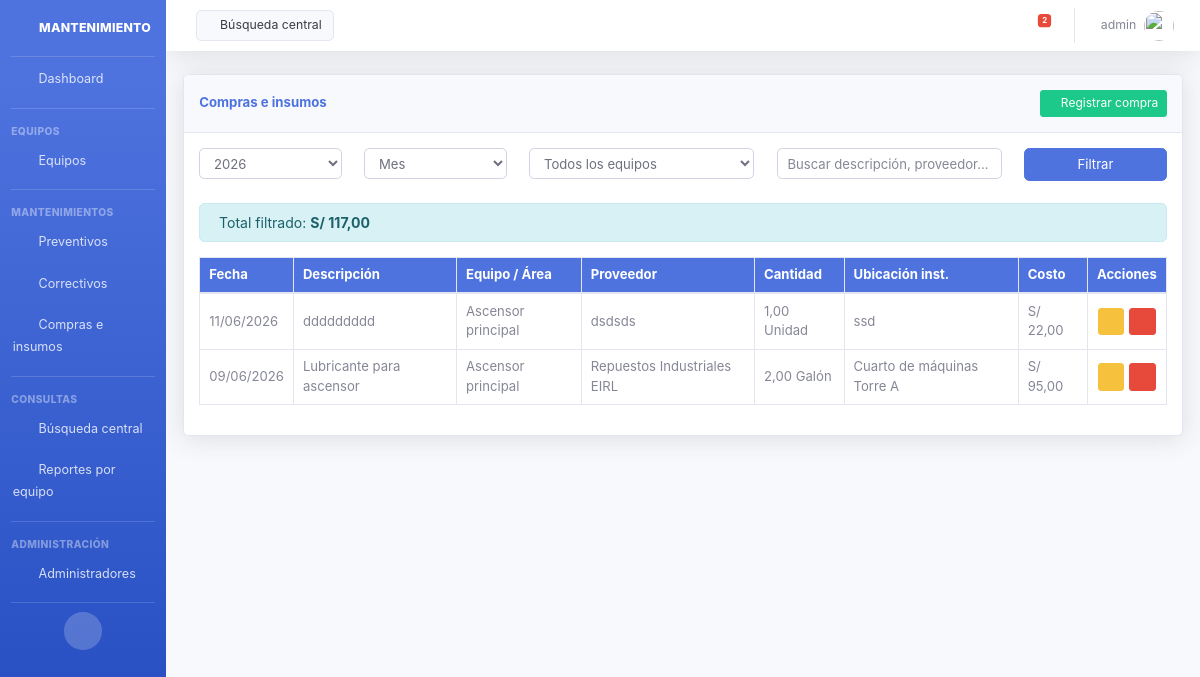
/api/compras/ (signed in), run on the app's committed database.
### core/models.py (models this page shows, shortened)
class Administrador(AbstractUser):
    pass

class CompraInsumo(models.Model):
    descripcion = models.CharField(max_length=255)
    equipo = models.ForeignKey(
        Equipo, on_delete=models.SET_NULL, null=True, blank=True, related_name='compras'
    )
    area = models.CharField(max_length=200, blank=True, help_text='Área destino si no hay equipo asociado')
    fecha_compra = models.DateField(default=date.today)
    proveedor = models.CharField(max_length=200)
    costo = models.DecimalField(max_digits=10, decimal_places=2)
    cantidad = models.DecimalField(max_digits=10, decimal_places=2, default=1)
    unidad = models.CharField(max_length=50, choices=UNIDAD_COMPRA_CHOICES, default='unidad')
    ubicacion_instalacion = models.CharField(max_length=200, blank=True)
    observaciones = models.TextField(blank=True)
    registrado_por = models.ForeignKey(get_user_model(), on_delete=models.SET_NULL, null=True, blank=True)
    fecha_registro = models.DateTimeField(auto_now_add=True)
    class Meta:
        ordering = ['-fecha_compra']
        verbose_name = 'Compra / Insumo'
        verbose_name_plural = 'Compras e insumos'

class Equipo(models.Model):
    nombre = models.CharField(max_length=200)
    categoria = models.CharField(max_length=80, choices=CATEGORIA_EQUIPO_CHOICES, default='varios')
    ubicacion = models.CharField(max_length=200)
    marca = models.CharField(max_length=100, blank=True)
    modelo = models.CharField(max_length=100, blank=True)
    numero_serie = models.CharField(max_length=100, blank=True)
    frecuencia_preventiva = models.CharField(max_length=20, choices=FRECUENCIA_CHOICES, default='mensual')
    fecha_base_programacion = models.DateField(help_text='Fecha de referencia para el cronograma anual')
    proveedor_servicio = models.CharField(max_length=200, blank=True)
    observaciones = models.TextField(blank=True)
    activo = models.BooleanField(default=True)
    fecha_registro = models.DateTimeField(auto_now_add=True)
    class Meta:
        ordering = ['categoria', 'nombre']
        verbose_name = 'Equipo'
        verbose_name_plural = 'Equipos'

### core/views.py (the view, shortened to what this page needs)
# urls.py: path('compras/', compras_list, name='compras-list'),
def compras_list(request):
    anio_filtro = _anio_filtro_listado(request)
    mes = request.GET.get('mes')
    equipo_id = request.GET.get('equipo')
    q = request.GET.get('q', '').strip()
    compras = CompraInsumo.objects.select_related('equipo')
    if anio_filtro is not None:
        compras = compras.filter(fecha_compra__year=anio_filtro)
    if mes:
        compras = compras.filter(fecha_compra__month=int(mes))
    if equipo_id:
        compras = compras.filter(equipo_id=int(equipo_id))
    compras = compras.order_by('-fecha_compra')
    total = compras.aggregate(total=Sum('costo'))['total'] or 0
    return render(request, 'core/compras_list.html', {
        'compras': compras,
        'total_filtrado': total,
        **_contexto_filtros(request),
    })

### core/views.py (called while the page is built)
def _contexto_filtros(request):
    hoy = date.today()
    return {
        'anio_seleccionado': request.GET.get('anio', hoy.year),
        'mes_seleccionado': request.GET.get('mes', ''),
        'equipo_seleccionado': request.GET.get('equipo', ''),
        'q': request.GET.get('q', ''),
        'anios_disponibles': list(range(hoy.year - 2, hoy.year + 3)),
        'meses_disponibles': MESES,
        'equipos_filtro': Equipo.objects.filter(activo=True),
    }

def _anio_filtro_listado(request):
    hoy = date.today()
    if 'anio' not in request.GET:
        return hoy.year
    anio = request.GET.get('anio', '')
    return int(anio) if anio else None

### core/templates/core/compras_list.html (shortened to what this page needs)
{% extends 'core/base.html' %}
{% block content %}
<div class="card shadow mb-4">
    <div class="card-header py-3 d-flex justify-content-between align-items-center">
        <h6 class="m-0 font-weight-bold text-primary">Compras e insumos</h6>
        <a href="{% url 'compra-create' %}" class="btn btn-success btn-sm"><i class="fas fa-plus"></i> Registrar compra</a>
    </div>
    <div class="card-body">
        <form method="get" class="row filtros-inline mb-3">
            <div class="col-12 col-sm-6 col-md-2 mb-2">
                <select name="anio" class="form-control">
                    {% for anio in anios_disponibles %}
                    <option value="{{ anio }}" {% if anio|stringformat:"s" == anio_seleccionado|stringformat:"s" %}selected{% endif %}>{{ anio }}</option>
                    {% endfor %}
                </select>
            </div>
            <div class="col-12 col-sm-6 col-md-2 mb-2">
                <select name="mes" class="form-control">
                    <option value="">Mes</option>
                </select>
            </div>
            <div class="col-12 col-md-3 mb-2">
                <select name="equipo" class="form-control">
                    <option value="">Todos los equipos</option>
                </select>
            </div>
            <div class="col-12 col-md-3 mb-2">
                <input type="text" name="q" value="{{ q }}" class="form-control" placeholder="Buscar descripción, proveedor...">
            </div>
            <div class="col-12 col-sm-6 col-md-2 mb-2"><button class="btn btn-primary btn-block">Filtrar</button></div>
        </form>
        {% if total_filtrado %}
        <div class="alert alert-info py-2">Total filtrado: <strong>S/ {{ total_filtrado|floatformat:2 }}</strong></div>
        {% endif %}
        <div class="table-responsive">
            <table id="tabla-datos" class="table table-bordered table-hover">
                <thead class="bg-primary text-white">
                    <tr>
                        <th>Fecha</th>
                        <th>Descripción</th>
                        <th>Equipo / Área</th>
                        <th>Proveedor</th>
                        <th>Cantidad</th>
                        <th>Ubicación inst.</th>
                        <th>Costo</th>
                        <th class="col-acciones">Acciones</th>
                    </tr>
                </thead>
                <tbody>
                    {% for c in compras %}
                    <tr>
                        <td>{{ c.fecha_compra|date:"d/m/Y" }}</td>
                        <td>{{ c.descripcion }}</td>
                        <td>{% if c.equipo %}{{ c.equipo.nombre }}{% else %}{{ c.area|default:"—" }}{% endif %}</td>
                        <td>{{ c.proveedor }}</td>
                        <td>{{ c.cantidad }} {{ c.get_unidad_display }}</td>
                        <td>{{ c.ubicacion_instalacion|default:"—" }}</td>
                        <td>S/ {{ c.costo|floatformat:2 }}</td>
                        <td class="td-acciones">
                            <div class="tabla-acciones">
                                <a href="{% url 'compra-edit' c.id %}" class="btn btn-warning btn-sm" title="Editar"><i class="fas fa-edit"></i></a>
                                <a href="{% url 'compra-delete' c.id %}" class="btn btn-danger btn-sm btn-eliminar" title="Eliminar"><i class="fas fa-trash"></i></a>
                            </div>
                        </td>
                    </tr>
                    {% endfor %}
                </tbody>
            </table>
        </div>
    </div>
</div>
{% endblock %}
{% block extra_css %}
<link rel="stylesheet" href="https://cdn.datatables.net/1.13.6/css/dataTables.bootstrap4.min.css">
{% endblock %}

### core/templates/core/header.html (shortened to what this page needs)
{% load static %}
<nav class="navbar navbar-expand navbar-light bg-white topbar mb-4 static-top shadow">
    <a href="{% url 'busqueda-central' %}" class="d-none d-sm-inline-block btn btn-light border small mr-auto ml-md-3 my-2 my-md-0">
        <i class="fas fa-search fa-sm"></i> Búsqueda central
    </a>
    <ul class="navbar-nav ml-auto">
        <li class="nav-item dropdown no-arrow mx-1">
            <a class="nav-link dropdown-toggle" href="#" id="alertsDropdown" role="button" data-toggle="dropdown"
               aria-haspopup="true" aria-expanded="false">
                <i class="fas fa-bell fa-fw"></i>
                <span class="badge badge-danger badge-counter" id="alert-count">0</span>
            </a>
        </li>
        <li class="nav-item dropdown no-arrow">
            <a class="nav-link dropdown-toggle" href="#" id="userDropdown" role="button"
               data-toggle="dropdown" aria-haspopup="true" aria-expanded="false">
                <span class="mr-2 d-none d-lg-inline text-gray-600 small">{{ request.user.username }}</span>
                <img class="img-profile rounded-circle" src="{% static 'img/undraw_profile.svg' %}">
            </a>
        </li>
    </ul>
</nav>

### core/static/css/mantenimiento.css (style rules this page uses)
html { font-size: 15px; }
body { font-size: 0.9375rem; }
h6, .h6 { font-size: 0.88rem; }
.table { font-size: 0.875rem; }
.table th, .table td { padding: 0.5rem 0.6rem; vertical-align: middle; }
.btn { font-size: 0.875rem; }
.btn-sm { font-size: 0.8rem; padding: 0.25rem 0.5rem; }
.form-control, .custom-select, select.form-control { font-size: 0.875rem; padding: 0.4rem 0.65rem; height: calc(1.5em + 0.65rem + 2px); }
.card-header { padding: 0.6rem 1rem; }
.card-body { padding: 1rem; }
.badge { font-size: 0.75rem; padding: 0.35em 0.55em; }
.small, small { font-size: 0.82rem; }
.topbar { height: 3.4rem !important; }
.topbar .nav-link { font-size: 0.875rem; }
.tabla-acciones { display: inline-flex; flex-wrap: nowrap; align-items: center; justify-content: center; gap: 0.35rem; }
.tabla-acciones .btn { margin: 0; flex-shrink: 0; }
td.td-acciones, th.col-acciones { text-align: center; white-space: nowrap; width: 1%; }

### data on the page
Administrador: user.username "admin"
CompraInsumo: fecha_compra "11/06/2026", descripcion "ddddddddd", equipo.nombre "Ascensor principal", proveedor "dsdsds", cantidad "1,00", unidad "Unidad", ubicacion_instalacion "ssd", costo "22,00"
CompraInsumo: fecha_compra "09/06/2026", descripcion "Lubricante para ascensor", equipo.nombre "Ascensor principal", proveedor "Repuestos Industriales EIRL", cantidad "2,00", unidad "Galón", ubicacion_instalacion "Cuarto de máquinas Torre A", costo "95,00"

### other printed values
{{ total_filtrado|floatformat:2 }} "117,00"
form field anio "2026"
